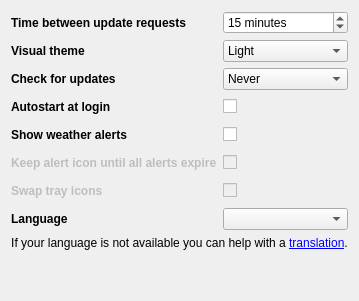
     <widget class="QWidget" name="tab_4">
      <attribute name="title">
       <string>Miscellaneous</string>
      </attribute>
      <layout class="QVBoxLayout" name="verticalLayout_3" stretch="0,0,0">
       <item>
        <layout class="QGridLayout" name="gridLayout">
         <property name="verticalSpacing">
          <number>6</number>
         </property>
         <item row="2" column="0">
          <widget class="QLabel" name="label_17">
           <property name="minimumSize">
            <size>
             <width>0</width>
             <height>22</height>
            </size>
           </property>
           <property name="font">
            <font>
             <weight>75</weight>
             <bold>true</bold>
            </font>
           </property>
           <property name="toolTip">
            <string>Check for application updates frequency.</string>
           </property>
           <property name="text">
            <string>Check for updates</string>
           </property>
          </widget>
         </item>
         <item row="7" column="0">
          <widget class="QLabel" name="label_22">
           <property name="minimumSize">
            <size>
             <width>0</width>
             <height>22</height>
            </size>
           </property>
           <property name="font">
            <font>
             <weight>75</weight>
             <bold>true</bold>
            </font>
           </property>
           <property name="toolTip">
            <string>Language to use in the application interface.</string>
           </property>
           <property name="text">
            <string>Language</string>
           </property>
          </widget>
         </item>
         <item row="7" column="1">
          <widget class="QComboBox" name="m_languageCombo">
           <property name="toolTip">
            <string>Language to use in the application interface.</string>
           </property>
          </widget>
         </item>
         <item row="4" column="0">
          <widget class="QLabel" name="label_31">
           <property name="minimumSize">
            <size>
             <width>0</width>
             <height>22</height>
            </size>
           </property>
           <property name="font">
            <font>
             <weight>75</weight>
             <bold>true</bold>
            </font>
           </property>
           <property name="toolTip">
            <string>Shows weather alerts for the selected location.</string>
           </property>
           <property name="text">
            <string>Show weather alerts</string>
           </property>
          </widget>
         </item>
         <item row="0" column="0">
          <widget class="QLabel" name="label_12">
           <property name="minimumSize">
            <size>
             <width>0</width>
             <height>22</height>
            </size>
           </property>
           <property name="font">
            <font>
             <weight>75</weight>
             <bold>true</bold>
            </font>
           </property>
           <property name="toolTip">
            <string>Elapsed time between requests for weather data.</string>
           </property>
           <property name="text">
            <string>Time between update requests</string>
           </property>
          </widget>
         </item>
         <item row="0" column="1">
          <widget class="QSpinBox" name="m_updateTime">
           <property name="minimumSize">
            <size>
             <width>0</width>
             <height>22</height>
            </size>
           </property>
           <property name="toolTip">
            <string>Elapsed time between requests for weather data.</string>
           </property>
           <property name="suffix">
            <string> minutes</string>
           </property>
           <property name="minimum">
            <number>5</number>
           </property>
           <property name="maximum">
            <number>300</number>
           </property>
           <property name="value">
            <number>15</number>
           </property>
          </widget>
         </item>
         <item row="1" column="0">
          <widget class="QLabel" name="label_14">
           <property name="minimumSize">
            <size>
             <width>0</width>
             <height>22</height>
            </size>
           </property>
           <property name="font">
            <font>
             <weight>75</weight>
             <bold>true</bold>
            </font>
           </property>
           <property name="toolTip">
            <string>Application visual theme.</string>
           </property>
           <property name="text">
            <string>Visual theme</string>
           </property>
          </widget>
         </item>
         <item row="2" column="1">
          <widget class="QComboBox" name="m_updatesCombo">
           <property name="toolTip">
            <string>Check for application updates frequency.</string>
           </property>
           <item>
            <property name="text">
             <string>Never</string>
            </property>
           </item>
           <item>
            <property name="text">
             <string>Once a day</string>
            </property>
           </item>
           <item>
            <property name="text">
             <string>Once a week</string>
            </property>
           </item>
           <item>
            <property name="text">
             <string>Once a month</string>
            </property>
           </item>
          </widget>
         </item>
         <item row="3" column="0">
          <widget class="QLabel" name="label_20">
           <property name="minimumSize">
            <size>
             <width>0</width>
             <height>22</height>
            </size>
           </property>
           <property name="font">
            <font>
             <weight>75</weight>
             <bold>true</bold>
            </font>
           </property>
           <property name="toolTip">
            <string>Sets to start the application automatically at user login.</string>
           </property>
           <property name="text">
            <string>Autostart at login</string>
           </property>
          </widget>
         </item>
         <item row="3" column="1">
          <widget class="QCheckBox" name="m_autostart">
           <property name="toolTip">
            <string>Sets to start the application automatically at user login.</string>
           </property>
           <property name="text">
            <string/>
           </property>
          </widget>
         </item>
         <item row="4" column="1">
          <widget class="QCheckBox" name="m_showAlerts">
           <property name="toolTip">
            <string>Shows weather alerts for the selected location.</string>
           </property>
           <property name="text">
            <string/>
           </property>
          </widget>
         </item>
         <item row="1" column="1">
          <widget class="QComboBox" name="m_theme">
           <property name="toolTip">
            <string>Application visual theme.</string>
           </property>
           <item>
            <property name="text">
             <string>Light</string>
            </property>
           </item>
           <item>
            <property name="text">
             <string>Dark</string>
            </property>
           </item>
          </widget>
         </item>
         <item row="6" column="1">
          <widget class="QCheckBox" name="m_swapIcons">
           <property name="enabled">
            <bool>false</bool>
           </property>
           <property name="toolTip">
            <string>Swaps tray icons. Only enabled if two icon representation is being used.</string>
           </property>
           <property name="text">
            <string/>
           </property>
          </widget>
         </item>
         <item row="6" column="0">
          <widget class="QLabel" name="m_swapIconsLabel">
           <property name="enabled">
            <bool>false</bool>
           </property>
           <property name="minimumSize">
            <size>
             <width>0</width>
             <height>22</height>
            </size>
           </property>
           <property name="font">
            <font>
             <weight>75</weight>
             <bold>true</bold>
            </font>
           </property>
           <property name="toolTip">
            <string>Swaps tray icons. Only enabled if two icon representation is being used.</string>
           </property>
           <property name="text">
            <string>Swap tray icons</string>
           </property>
          </widget>
         </item>
         <item row="5" column="0">
          <widget class="QLabel" name="m_keepAlertsIconLabel">
           <property name="enabled">
            <bool>false</bool>
           </property>
           <property name="minimumSize">
            <size>
             <width>0</width>
             <height>22</height>
            </size>
           </property>
           <property name="font">
            <font>
             <weight>75</weight>
             <bold>true</bold>
            </font>
           </property>
           <property name="toolTip">
            <string>Maintains the alert icon in the tray until all alerts have expired, not when all alerts have been seen.</string>
           </property>
           <property name="text">
            <string>Keep alert icon until all alerts expire</string>
           </property>
          </widget>
         </item>
         <item row="5" column="1">
          <widget class="QCheckBox" name="m_keepAlertsIcon">
           <property name="enabled">
            <bool>false</bool>
           </property>
           <property name="toolTip">
            <string>Maintains the alert icon in the tray until all alerts have expired, not when all alerts have been seen.</string>
           </property>
           <property name="text">
            <string/>
           </property>
          </widget>
         </item>
        </layout>
       </item>
       <item>
        <widget class="QLabel" name="label_28">
         <property name="text">
          <string>If your language is not available you can help with a &lt;a href=&quot;https://github.com/FelixdelasPozas/TrayWeather#translations&quot;&gt;translation&lt;/a&gt;.</string>
         </property>
         <property name="alignment">
          <set>Qt::AlignCenter</set>
         </property>
         <property name="openExternalLinks">
          <bool>true</bool>
         </property>
        </widget>
       </item>
       <item>
        <spacer name="verticalSpacer">
         <property name="orientation">
          <enum>Qt::Vertical</enum>
         </property>
         <property name="sizeHint" stdset="0">
          <size>
           <width>20</width>
           <height>40</height>
          </size>
         </property>
        </spacer>
       </item>
      </layout>
     </widget>
